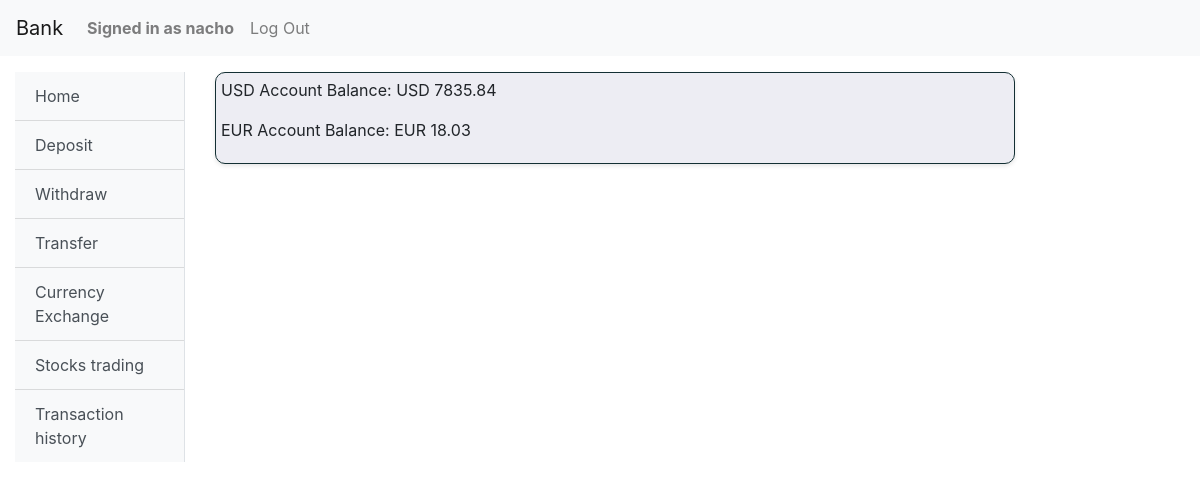
/ (signed in), run on an earlier commit of the app's database.
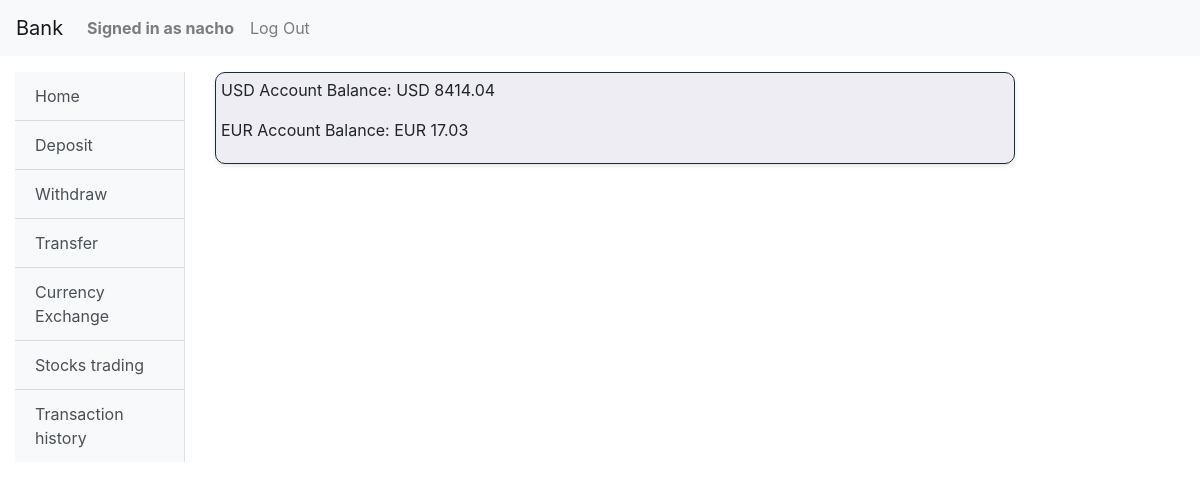
And on a later commit of the database.
### bank/models.py (models this page shows)
class User(AbstractUser):
    usd_account = models.DecimalField(decimal_places=2, max_digits=16, default=0)
    eur_account = models.DecimalField(decimal_places=2, max_digits=16, default=0)
    account_number = models.CharField(max_length=12, unique=True)

### bank/views.py (the view)
# urls.py: path("", views.index, name="index"),
def index(request):
    if request.user.is_authenticated:
        user= request.user
        usd_account = user.usd_account
        eur_account = user.eur_account
        transactions = user.transactions.all().order_by('-timestamp')[:5]
        return render(request, "bank/index.html",{'usd_account': usd_account,
                                                   'eur_account': eur_account,
                                                   'transactions': transactions})
    else:
        return  HttpResponseRedirect(reverse('login'))

### bank/templates/bank/index.html
{% extends "bank/layout.html" %}
{% block body %}
    <div class="account-balance">
        <p>USD Account Balance: USD {{usd_account}}</p>
        <p>EUR Account Balance: EUR {{eur_account}}</p>
    </div>
{% endblock %}

### bank/templates/bank/layout.html (shortened to what this page needs)
{% load static %}
<!DOCTYPE html>
<html lang="en">
    <head>
        <link rel="stylesheet" href="https://stackpath.bootstrapcdn.com/bootstrap/4.4.1/css/bootstrap.min.css">
        <link href="{% static 'bank/styles.css' %}" rel="stylesheet">
    </head>
    <body>
        <nav class="navbar navbar-expand-lg navbar-light bg-light">
            <a class="navbar-brand" href="#">Bank</a>
            <div>
              <ul class="navbar-nav mr-auto">
                {% if user.is_authenticated %}
                    <li class="nav-item">
                        <a class="nav-link" href="#"><strong>Signed in as {{ user.username }}</strong></a>
                    </li>
                {% endif %}
                {% if user.is_authenticated %}
                    <li class="nav-item">
                        <a class="nav-link" href="{% url 'logout' %}">Log Out</a>
                    </li>
                {% endif %}
              </ul>
            </div>
          </nav>
          <div class="container-fluid mt-3">
            <div class="row">
                {% if user.is_authenticated %}
                <div class="col-md-2">
                    <div class="bg-light border-right" id="sidebar-wrapper">
                        <div class="list-group list-group-flush">
                            <a href="{% url 'index' %}" class="list-group-item list-group-item-action bg-light">Home</a>
                            <a href="{% url 'deposit' %}" class="list-group-item list-group-item-action bg-light">Deposit</a>
                            <a href="{% url 'withdraw' %}" class="list-group-item list-group-item-action bg-light">Withdraw</a>
                            <a href="{% url 'transfer' %}" class="list-group-item list-group-item-action bg-light">Transfer</a>
                            <a href="{% url 'eur_exchange' %}" class="list-group-item list-group-item-action bg-light">Currency Exchange</a>
                            <a href="{% url 'stocks' %}" class="list-group-item list-group-item-action bg-light">Stocks trading</a>
                            <a href="{% url 'history' %}" class="list-group-item list-group-item-action bg-light">Transaction history</a>
                        </div>
                    </div>
                </div>
                {% endif %}
                <div class="col-md-10">
                    <div class="body">
                        {% block body %}
                        {% endblock %}
                    </div>
                </div>
            </div>
        </div>
    </body>
</html>

What changed in the data, as far as the page shows it:
changed User "nacho": usd_account "7835.84" → "8414.04"; eur_account "18.03" → "17.03"
